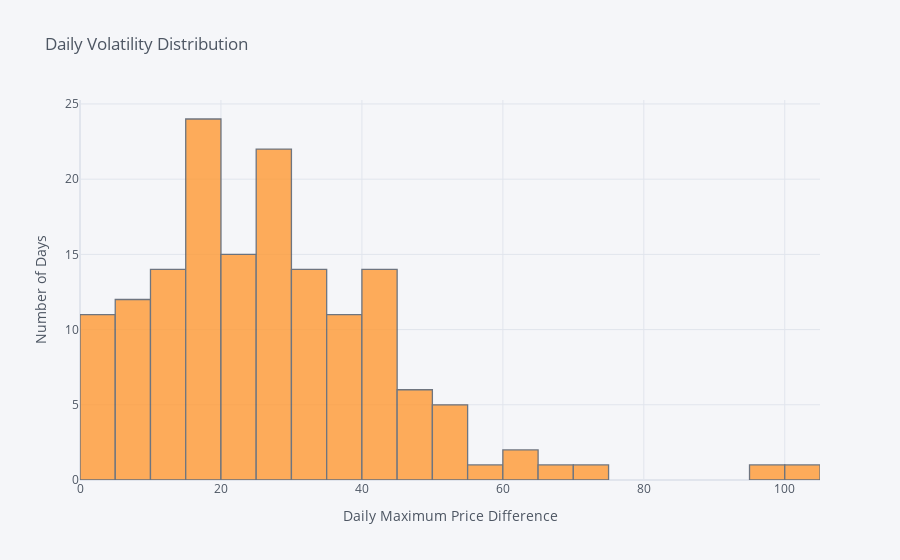

Here is the notebook cell this chart was saved with:
### Markdown cell above
________________________![image.png](attachment:ae13da0b-f7ff-4c90-8555-9a84c6fa7f1e.png)

### Code cell
# Daily 'Volatility' distribution

Ask_1d_2024[['Volatility']].iplot(
                                    kind='hist',
                                    barmode='overlay',
                                    xTitle='Daily Maximum Price Difference',
                                    yTitle='Number of Days',
                                    title='Daily Volatility Distribution')

### Figure 1 — Plotly figure (JSON) as saved in the notebook; plotly's stock layout.template omitted (floating-point values rounded to 4 significant figures; data arrays with more than 128 entries replaced by an {"elided": "..."} marker saying what was removed)
{"data": [{"histfunc": "count", "histnorm": "", "marker": {"color": "rgba(255, 153, 51, 1.0)", "line": {"color": "#4D5663", "width": 1.3}}, "name": "Volatility", "opacity": 0.8, "orientation": "v", "type": "histogram", "x": {"elided": "155 float values"}}], "layout": {"autosize": true, "barmode": "overlay", "legend": {"bgcolor": "#F5F6F9", "font": {"color": "#4D5663"}}, "paper_bgcolor": "#F5F6F9", "plot_bgcolor": "#F5F6F9", "title": {"font": {"color": "#4D5663"}, "text": "Daily Volatility Distribution"}, "xaxis": {"autorange": true, "gridcolor": "#E1E5ED", "range": [0, 105], "showgrid": true, "tickfont": {"color": "#4D5663"}, "title": {"font": {"color": "#4D5663"}, "text": "Daily Maximum Price Difference"}, "type": "linear", "zerolinecolor": "#E1E5ED"}, "yaxis": {"autorange": true, "gridcolor": "#E1E5ED", "range": [0, 25.26], "showgrid": true, "tickfont": {"color": "#4D5663"}, "title": {"font": {"color": "#4D5663"}, "text": "Number of Days"}, "zerolinecolor": "#E1E5ED"}}}
